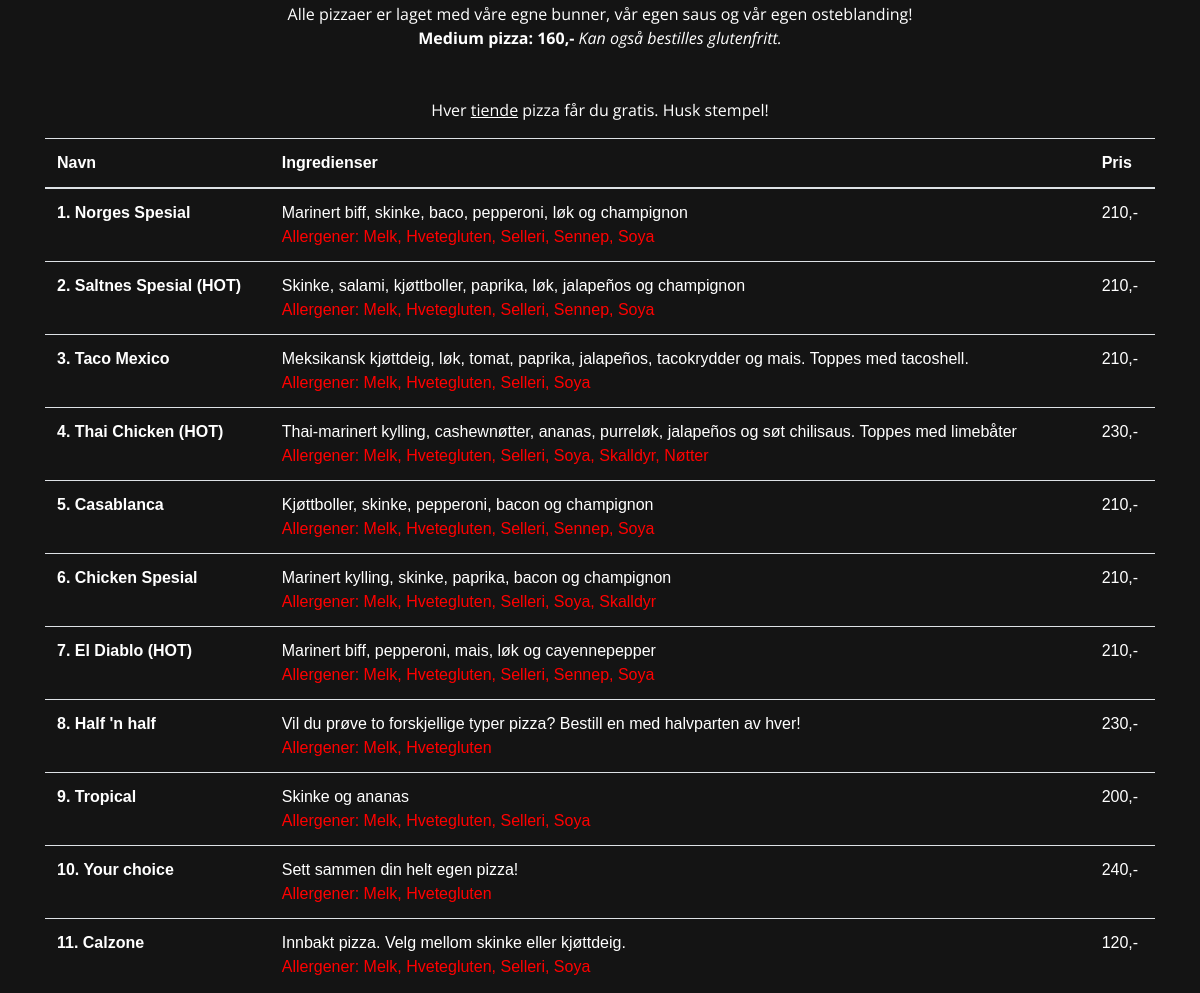
Before: / (middle part) with the older database file.
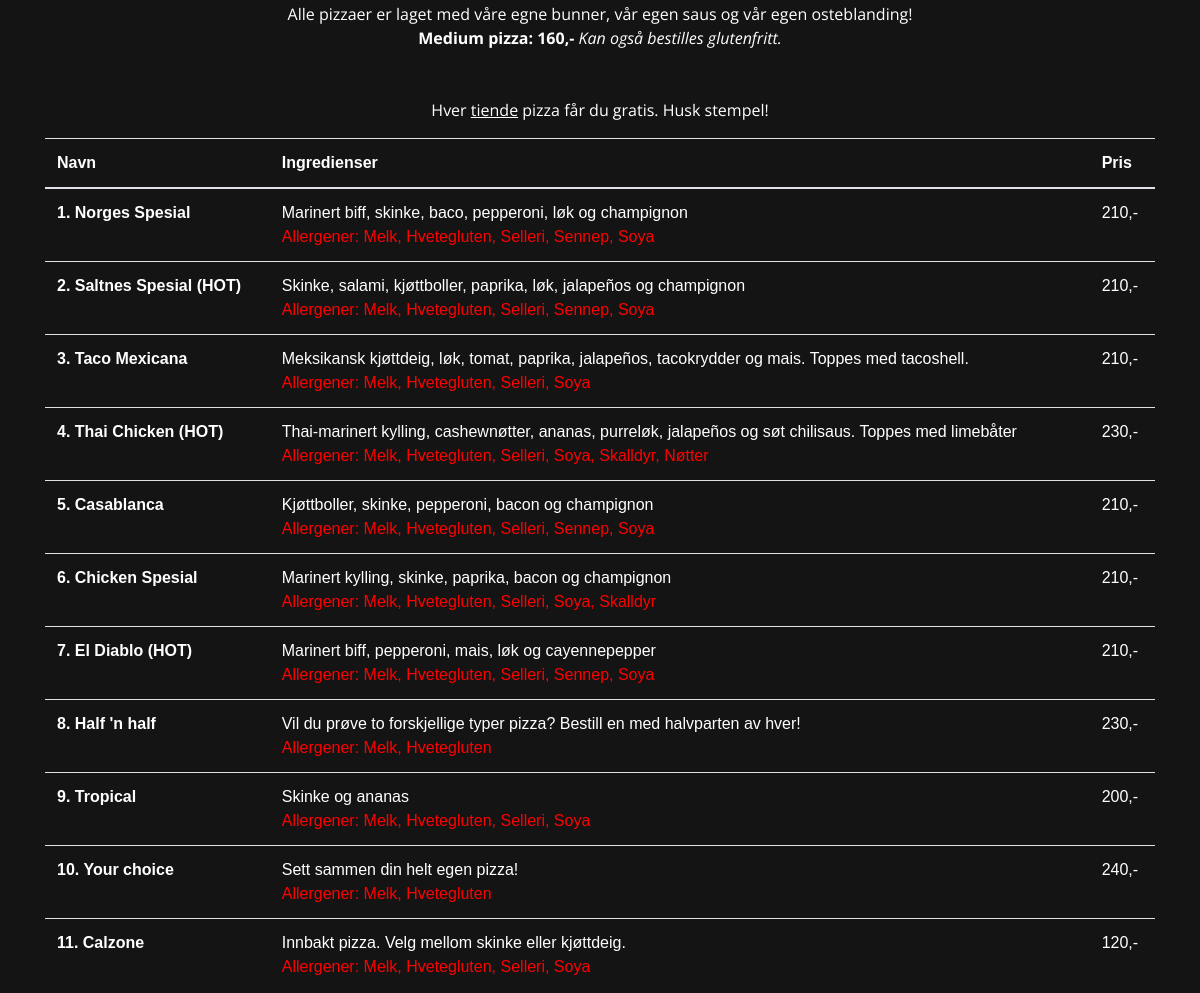
After: the same page with the newer database file.
### app/models.py (models this page shows, shortened)
class PizzaInformation(db.Model,UserMixin):
    __tablename__ = u"pizza_informasjon"
    id = db.Column(db.Integer, primary_key=True)
    medium_pizza_price = db.Column(db.String)
    price_red_sauce = db.Column(db.String)
    price_white_sauce = db.Column(db.String)
    pizza_extra_meat = db.Column(db.String)
    pizza_extra_cheese = db.Column(db.String)

class PizzaMenu(db.Model):
    __tablename__ = u"pizzamenu"
    id = db.Column(db.Integer, primary_key=True)
    title = db.Column(db.String, unique=False)
    description = db.Column(db.String, unique=False)
    allergies = db.Column(db.String)
    price = db.Column(db.String)

### app/views.py (the view)
@app.route('/')
def home():
	pizzamenu = PizzaMenu.query.all()
	grillmenu = GrillMenu.query.all()
	thaimenu = ThaiMenu.query.all()
	pizzainformation = PizzaInformation.query.all()
	thaiinformation = ThaiInformation.query.all()
	return render_template("index.html", pizzamenu = pizzamenu, grillmenu = grillmenu, thaimenu = thaimenu, pizzainformation = pizzainformation, thaiinformation = thaiinformation)

### app/templates/index.html (shortened to what this page needs)
{% extends "base.html"%}
{% block content%}
<div class="main" id="pizza">
  <div class="container menupadding" align="center">
    <p class="descrip_pizza mb-5">Alle pizzaer er laget med våre egne bunner, vår egen saus og vår egen osteblanding!<br>
    <strong>Medium pizza: {%for item in pizzainformation%}{{item.medium_pizza_price}}{%endfor%},-</strong> <em>Kan også bestilles glutenfritt.</em><br></p>
    <p>Hver <u>tiende</u> pizza får du gratis. Husk stempel!</p>
    <table class="table" style="color: white;">
      <thead>
        <tr align="left">
          <th scope="col">Navn</th>
          <th scope="col">Ingredienser</th>
          <th scope="col">Pris</th>
        </tr>
      </thead>
      <tbody>
        {%for pizza in pizzamenu%}
        <tr align="left">
        <th scope="row"><strong>{{pizza.id}}. {{pizza.title}}</strong></th>
        <td>{{pizza.description}}<br><span style="color:rgb(255,0,0)">Allergener: {% for i in pizza.allergies.split( ) %}{{i}}{% if not loop.last%}, {%endif%}{% endfor %}</span></td>
        <td>{{pizza.price}},-</td>
        </tr>
        {%endfor%}
      </tbody>
    </table>
  </div>
</div>
{% endblock %}

### app/templates/base.html (shortened to what this page needs)
<!DOCTYPE html>
<html lang="no">
  <head>
    <link rel="stylesheet" href="https://stackpath.bootstrapcdn.com/bootstrap/4.3.1/css/bootstrap.min.css">
    <link rel="stylesheet" href="{{url_for('static', filename ='css/main.css')}}" type="text/css">
    <link rel="stylesheet" href="{{url_for('static', filename ='css/animation.css')}}" type="text/css">
  </head>
  <body>
    {% block content %}
    {% endblock %}
  </body>
</html>

### app/static/css/main.css (style rules this page uses)
body { font-family: 'Open Sans', sans-serif; min-height: 400px; color: white; }
.table { font-family: Arial; }
#pizza { height: 100%; min-height: 500px; padding-bottom: 50px; background-color: rgb(20,20,20); background-size: cover; background-position: center; background-repeat: no-repeat; border-top: 5px solid rgb(207, 0, 6); border-bottom: 5px solid rgb(207, 0, 6); }
.menupadding { padding-top: 100px; }

Changed rows visible on the page:
changed PizzaMenu id 3: title "Taco Mexico" → "Taco Mexicana"
